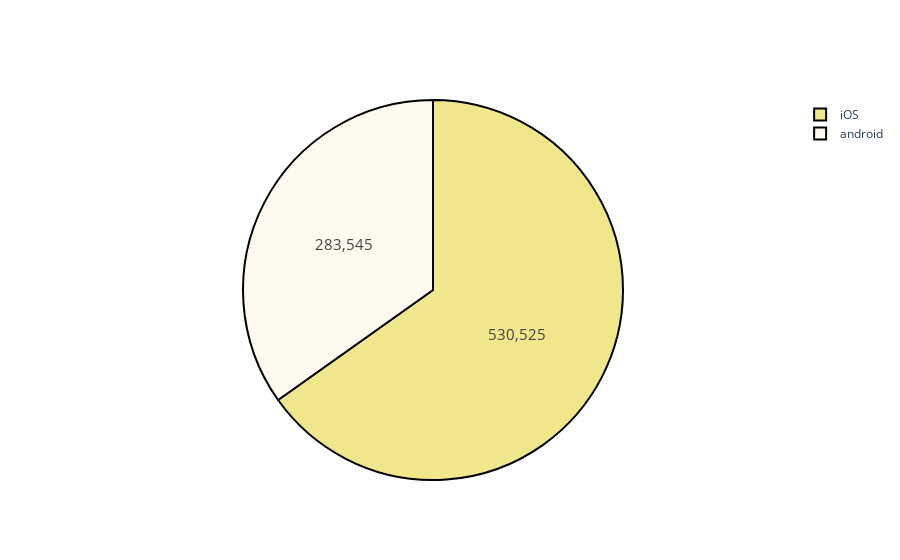

Notebook code cell kept with this figure:
### Code cell
device_type = df.groupby('device')['amount'].sum()
print(device_type)

colors =['FloralWhite', 'Khaki']
fig = go.Figure(data=go.Pie(labels=device_type.index, values=device_type.values))
fig.update_traces(hoverinfo='label+percent', textinfo='value', textfont_size=15,
                 marker=dict(colors=colors, line=dict(color='#000000', width=2)))

### Figure 1 — Plotly figure (JSON) as saved in the notebook; plotly's stock layout.template omitted (floating-point values rounded to 4 significant figures)
{"data": [{"hoverinfo": "label+percent", "labels": ["android", "iOS"], "marker": {"colors": ["FloralWhite", "Khaki"], "line": {"color": "#000000", "width": 2}}, "textfont": {"size": 15}, "textinfo": "value", "type": "pie", "values": [283545, 530525]}], "layout": {}}
